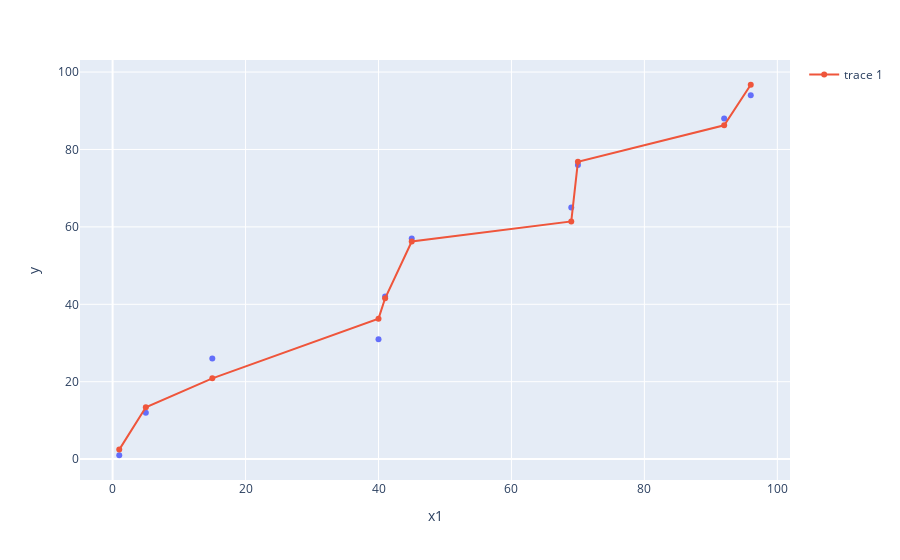
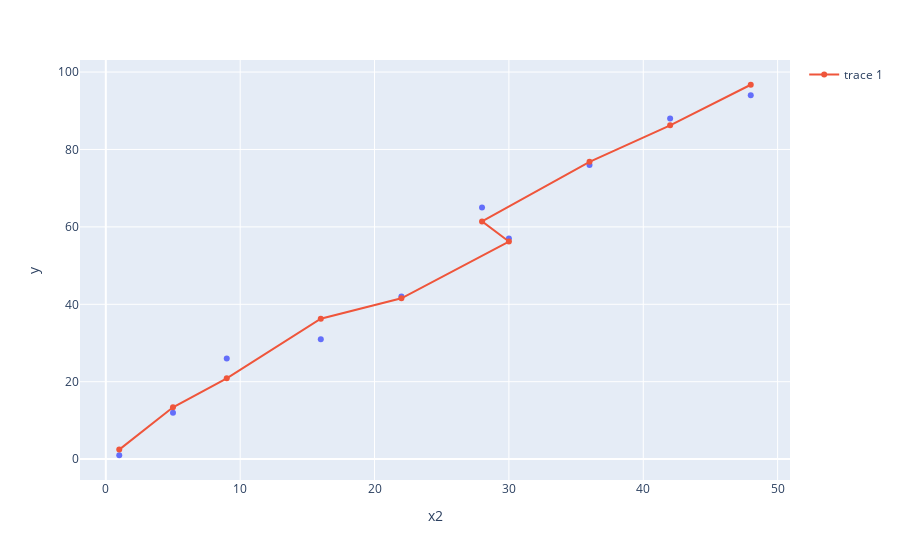
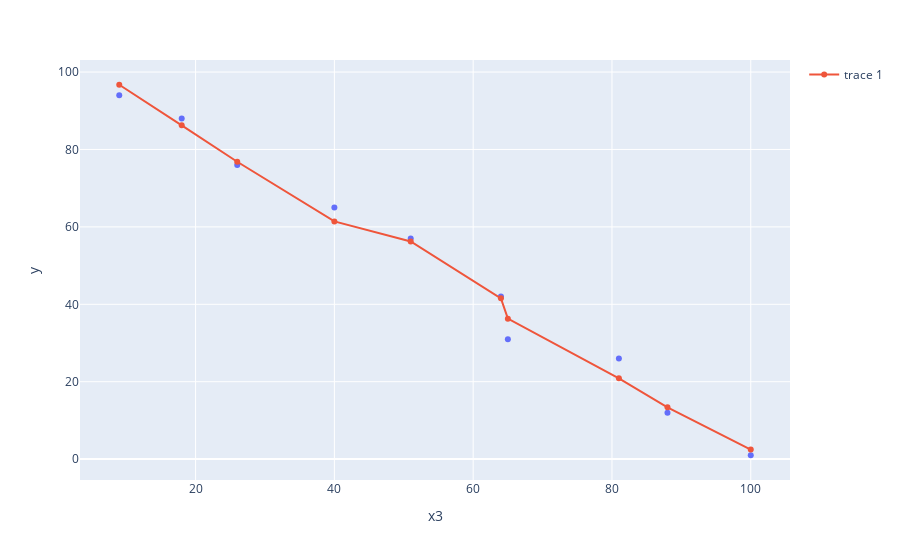

Here is the notebook cell these charts were saved with, in order:
### Code cell
tmp = pd.DataFrame({'x1': (np.asarray(x[:,0])).flatten(),
                    'x2': (np.asarray(x[:,1])).flatten(),
                    'x3': (np.asarray(x[:,2])).flatten(),
                    'y': (np.asarray(y)).flatten(),
                    'y_pred': (np.asarray(y_pred)).flatten(),
                   })

### x1

fig = px.scatter(tmp, x="x1", y="y")
fig = fig.add_scatter(x=tmp["x1"], y=tmp["y_pred"])
fig.show()


### x2


fig = px.scatter(tmp, x="x2", y="y")
fig = fig.add_scatter(x=tmp["x2"], y=tmp["y_pred"])


fig.show()

### x3

fig = px.scatter(tmp, x="x3", y="y")
fig = fig.add_scatter(x=tmp["x3"], y=tmp["y_pred"])
fig.show()

### Figure 1 — Plotly figure (JSON) as saved in the notebook; plotly's stock layout.template omitted (floating-point values rounded to 4 significant figures)
{"data": [{"hovertemplate": "x1=%{x}<br>y=%{y}<extra></extra>", "legendgroup": "", "marker": {"color": "#636efa", "symbol": "circle"}, "mode": "markers", "name": "", "orientation": "v", "showlegend": false, "type": "scatter", "x": [1, 5, 15, 40, 41, 45, 69, 70, 92, 96], "xaxis": "x", "y": [1, 12, 26, 31, 42, 57, 65, 76, 88, 94], "yaxis": "y"}, {"type": "scatter", "x": [1, 5, 15, 40, 41, 45, 69, 70, 92, 96], "y": [2.459, 13.39, 20.88, 36.29, 41.55, 56.22, 61.42, 76.82, 86.24, 96.73]}], "layout": {"autosize": true, "legend": {"tracegroupgap": 0}, "margin": {"t": 60}, "xaxis": {"anchor": "y", "autorange": true, "domain": [0, 1], "range": [-5.791, 102.8], "title": {"text": "x1"}, "type": "linear"}, "yaxis": {"anchor": "x", "autorange": true, "domain": [0, 1], "range": [-6.412, 104.1], "title": {"text": "y"}, "type": "linear"}}}

### Figure 2 — Plotly figure (JSON) as saved in the notebook; plotly's stock layout.template omitted (floating-point values rounded to 4 significant figures)
{"data": [{"hovertemplate": "x2=%{x}<br>y=%{y}<extra></extra>", "legendgroup": "", "marker": {"color": "#636efa", "symbol": "circle"}, "mode": "markers", "name": "", "orientation": "v", "showlegend": false, "type": "scatter", "x": [1, 5, 9, 16, 22, 30, 28, 36, 42, 48], "xaxis": "x", "y": [1, 12, 26, 31, 42, 57, 65, 76, 88, 94], "yaxis": "y"}, {"type": "scatter", "x": [1, 5, 9, 16, 22, 30, 28, 36, 42, 48], "y": [2.459, 13.39, 20.88, 36.29, 41.55, 56.22, 61.42, 76.82, 86.24, 96.73]}], "layout": {"autosize": true, "legend": {"tracegroupgap": 0}, "margin": {"t": 60}, "xaxis": {"anchor": "y", "autorange": true, "domain": [0, 1], "range": [-2.36, 51.36], "title": {"text": "x2"}, "type": "linear"}, "yaxis": {"anchor": "x", "autorange": true, "domain": [0, 1], "range": [-6.412, 104.1], "title": {"text": "y"}, "type": "linear"}}}

### Figure 3 — Plotly figure (JSON) as saved in the notebook; plotly's stock layout.template omitted (floating-point values rounded to 4 significant figures)
{"data": [{"hovertemplate": "x3=%{x}<br>y=%{y}<extra></extra>", "legendgroup": "", "marker": {"color": "#636efa", "symbol": "circle"}, "mode": "markers", "name": "", "orientation": "v", "showlegend": false, "type": "scatter", "x": [100, 88, 81, 65, 64, 51, 40, 26, 18, 9], "xaxis": "x", "y": [1, 12, 26, 31, 42, 57, 65, 76, 88, 94], "yaxis": "y"}, {"type": "scatter", "x": [100, 88, 81, 65, 64, 51, 40, 26, 18, 9], "y": [2.459, 13.39, 20.88, 36.29, 41.55, 56.22, 61.42, 76.82, 86.24, 96.73]}], "layout": {"autosize": true, "legend": {"tracegroupgap": 0}, "margin": {"t": 60}, "xaxis": {"anchor": "y", "autorange": true, "domain": [0, 1], "range": [2.495, 106.5], "title": {"text": "x3"}, "type": "linear"}, "yaxis": {"anchor": "x", "autorange": true, "domain": [0, 1], "range": [-6.412, 104.1], "title": {"text": "y"}, "type": "linear"}}}
